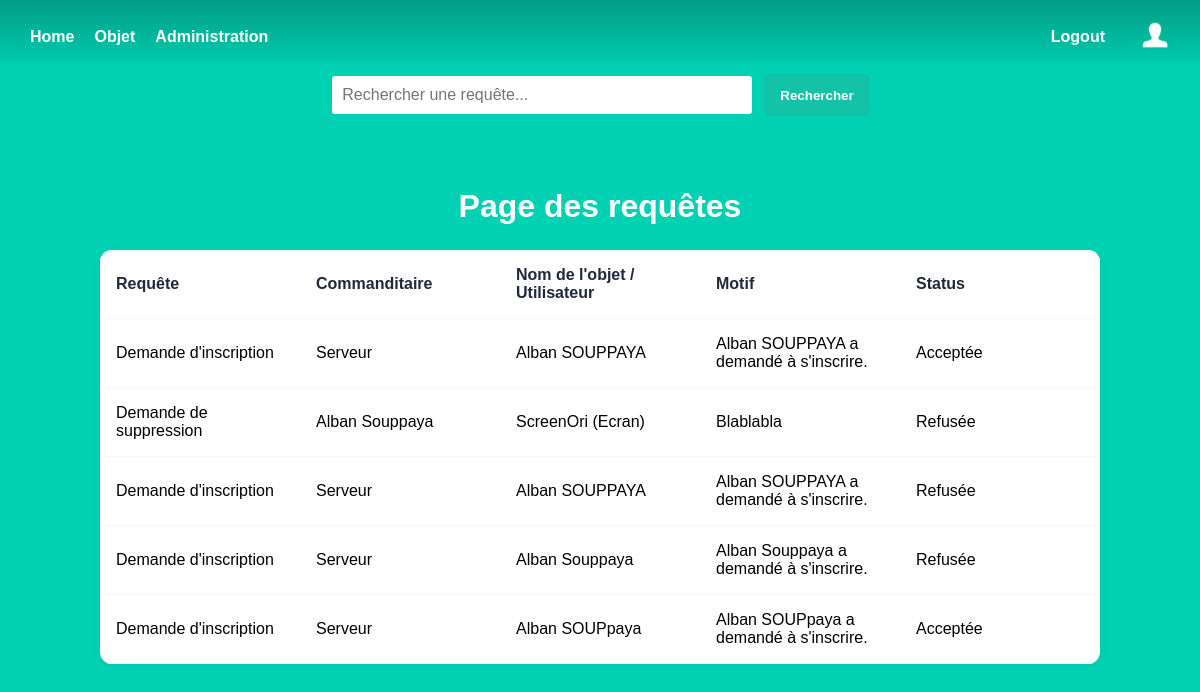
Screenshot of /request_admin (signed in) with the database file from the repository.
### models.py (models this page shows)
class Request(db.Model):
    id = db.Column(db.Integer, primary_key=True)
    title = db.Column(db.String)
    description = db.Column(db.Text)
    status = db.Column(db.String)
    object_name = db.Column(db.String)
    object_type = db.Column(db.String)
    user_lastname = db.Column(db.String)
    user_firstname = db.Column(db.String)

### admin.py (the view)
@admin.route('/request_admin')
def request_admin_list():
    requests = Request.query.all()
    return render_template('admin_request.html', requests=requests)

### templates/admin_request.html
{% extends 'base.html' %}
{% block content %}
<div class="search-container">
    <input type="text" class="search-input search-obj" placeholder="Rechercher une requête...">
    <button class="search-button">Rechercher</button>
</div>
<h1 class="title">
    Page  des requêtes
</h1>
<div class="resquest-container">
    <div class="">
        <table>
            <tr>
                <th>Requête</th>
                <th>Commanditaire</th>
                <th>Nom de l'objet / Utilisateur</th>
                <th>Motif</th>
                <th>Status</th>
            </tr>
        {% for rqs in requests %}
        {% if rqs.title == "Demande de suppression" %}
            <tr>
                <td>{{rqs.title}}</td>
                <td>{{rqs.user_firstname}} {{rqs.user_lastname}}</td>
                <td>{{rqs.object_name}} ({{rqs.object_type}})</td>
                <td>{{rqs.description}}</td>
                {% if rqs.status == "En attente" %}
                <td>
                    <form action="{{ url_for('admin.request_accept', request_id=rqs.id) }}" method="post">
                        <button type="submit" class="accept-btn">Accepter</button>
                    </form>
                    <form action="{{ url_for('admin.request_refuse', request_id=rqs.id) }}" method="post">
                        <button type="submit" class="refuse-btn">Refuser</button>
                    </form>
                </td>
                {% else %}
                    <td>{{rqs.status}}</td>
                {% endif %}
            </tr>
        {% elif rqs.title == "Demande d'inscription" %}
            <tr>
                <td>{{rqs.title}}</td>
                <td>Serveur</td>
                <td>{{rqs.user_firstname}} {{rqs.user_lastname}}</td>
                <td>{{rqs.description}}</td>
                {% if rqs.status == "En attente" %}
                <td>
                    <form action="{{ url_for('admin.request_accept', request_id=rqs.id) }}" method="post">
                        <button type="submit" class="">Accepter</button>
                    </form>
                    <form action="{{ url_for('admin.request_refuse', request_id=rqs.id) }}" method="post">
                        <button type="submit" class="">Refuser</button>
                    </form>
                </td>
                {% else %}
                    <td>{{rqs.status}}</td>
                {% endif %}
            </tr>
        {% endif %}
        {% endfor %}
        </table>
    </div>
</div>
{% endblock %}

### static/styles/base2.css (style rules this page uses)
html, body { height: 100%; margin: 0; padding: 0; font-family: 'Arial', sans-serif; background-color: var(--clair); color: rgb(0, 0, 0); text-align: center; }
:root { --clair: #00d1b2; --moyen: #14c2a8; --fonce: #019e86; --tresfonce: #00a88b; --ecriture: white; --box: white; --border: #ddd; --writeinput: #aaa; --itembox: #f9f9f9; --titreitem: #333; --pitem: #666; }
.title { color: var(--ecriture); padding-top: 25px; font-size: 2rem; font-weight: 600; line-height: 1.125 }
.search-container { display: flex; justify-content: center; margin-bottom: 20px; }
.search-input { width: 400px; max-width: 100%; padding: 10px; border: 2px solid var(--clair); border-radius: 5px; font-size: 16px; }
.search-button { background-color: var(--moyen); border: 1px solid var(--moyen); color: white; font-weight: bold; padding: 10px 15px; border-radius: 5px; margin-left: 10px; cursor: pointer; transition: background 0.3s; }
.resquest-container table { table-layout: fixed; width: 100%; border-collapse: collapse; margin: 0 auto; max-width: 1000px; background-color: var(--box); border-radius: 12px; overflow: hidden; box-shadow: 0 2px 8px rgba(0, 0, 0, 0.05); }
.resquest-container th, td { text-align: left; padding: 1rem; border-bottom: 1px solid var(--itembox); }
.resquest-container th { background-color: var(--box); color: #1e293b; font-weight: 600; }

### rows the page displays
Request: title "Demande d'inscription", user_firstname "Alban", user_lastname "SOUPPAYA", description "Alban SOUPPAYA a demandé à s'inscrire.", status "Acceptée"
Request: title "Demande de suppression", user_firstname "Alban", user_lastname "Souppaya", object_name "ScreenOri", object_type "Ecran", description "Blablabla", status "Refusée"
Request: title "Demande d'inscription", user_firstname "Alban", user_lastname "SOUPPAYA", description "Alban SOUPPAYA a demandé à s'inscrire.", status "Refusée"
Request: title "Demande d'inscription", user_firstname "Alban", user_lastname "Souppaya", description "Alban Souppaya a demandé à s'inscrire.", status "Refusée"
Request: title "Demande d'inscription", user_firstname "Alban", user_lastname "SOUPpaya", description "Alban SOUPpaya a demandé à s'inscrire.", status "Acceptée"
